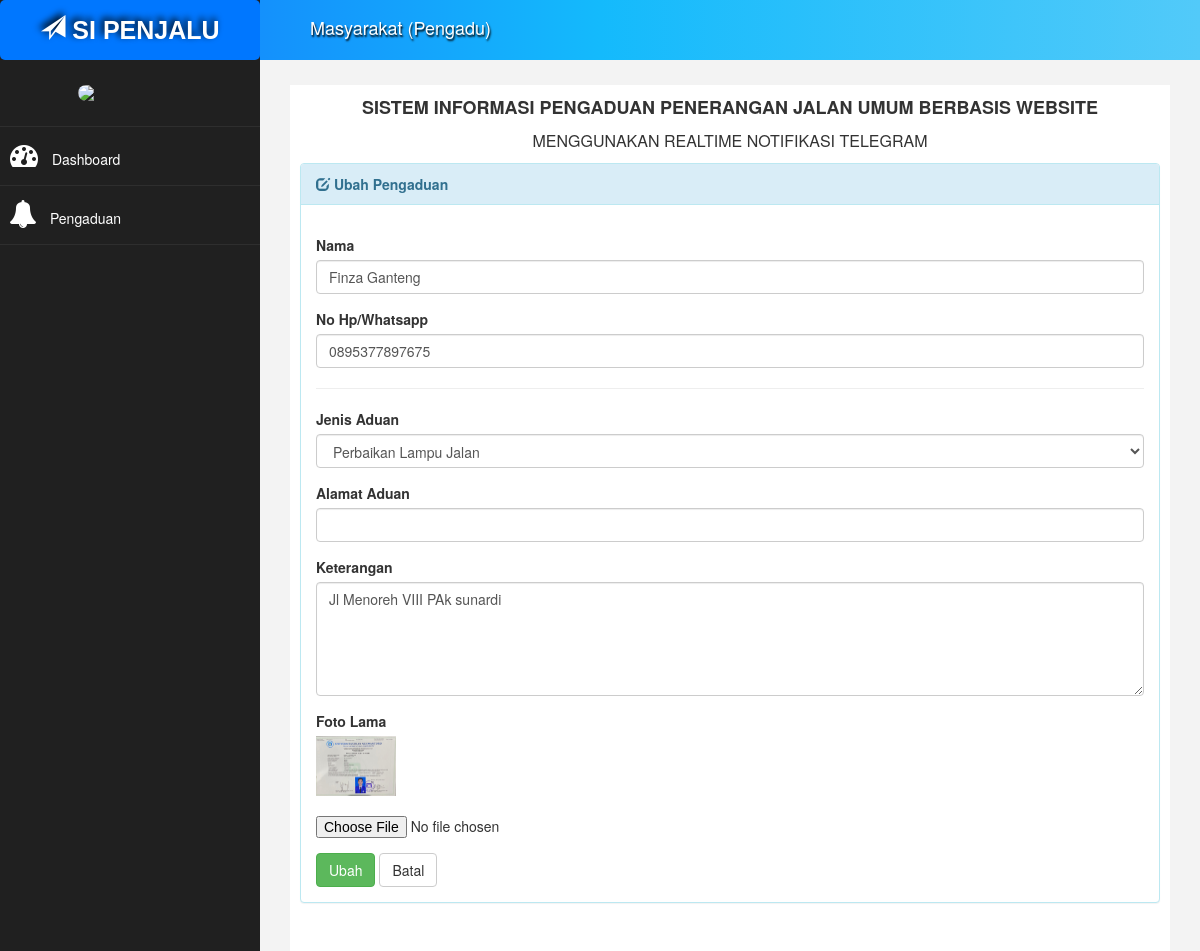
The app's page /index?page=aduan_ubah&kode=71 (signed in) with its own data.
### tables this page shows
CREATE TABLE `tb_pengaduan` (
  `id_pengaduan` int(11) NOT NULL,
  `judul` varchar(100) NOT NULL,
  `no_telpon` varchar(100) NOT NULL,
  `jenis` int(11) NOT NULL,
  `alamat` varchar(100) NOT NULL,
  `keterangan` text NOT NULL,
  `foto` varchar(300) NOT NULL,
  `waktu_aduan` datetime NOT NULL DEFAULT current_timestamp(),
  `status` varchar(20) DEFAULT 'Proses',
  `tanggapan` text DEFAULT NULL,
  `author` varchar(50) NOT NULL,
  `lat` double(10,6) NOT NULL,
  `lng` double(10,6) NOT NULL
);

### pengadu/aduan/adu_ubah.php (the view, shortened to what this page needs)
<?php
if (isset($_GET['kode'])) {
  $sql_cek = "select a.id_pengaduan, a.judul,a.no_telpon, a.foto, a.status,a.alamat, a.keterangan, j.id_jenis, j.jenis
		from tb_pengaduan a join tb_jenis j on a.jenis=j.id_jenis where id_pengaduan='" . $_GET['kode'] . "'";
  $query_cek = mysqli_query($koneksi, $sql_cek);
  $data_cek = mysqli_fetch_array($query_cek, MYSQLI_BOTH);
}
?>
<div class="panel panel-info">
  <div class="panel-heading">
    <i class="glyphicon glyphicon-edit"></i>
    <b>Ubah Pengaduan</b>
  </div>
  <div class="panel-body">
    <div class="row">
      <div class="col-md-12">
        <form method="POST" enctype="multipart/form-data">
          <div class="form-group">
            <label>Nama</label>
            <input class="form-control" name="judul" value="<?php echo $data_cek['judul']; ?>" />
          </div>
          <div class="form-group">
            <label>No Hp/Whatsapp</label>
            <input class="form-control" name="no_telpon" value="<?php echo $data_cek['no_telpon']; ?>" />
          </div>
          <hr>
          <div class="form-group">
            <label>Jenis Aduan</label>
            <select name="jenis" class="form-control">
              <?php
              $query = "select * from tb_jenis";
              $hasil = mysqli_query($koneksi, $query);
              while ($row = mysqli_fetch_array($hasil)) {
              ?>
                <option value="<?php echo $row['id_jenis'] ?>" <?= $data_cek['id_jenis'] == $row['id_jenis'] ? "selected" : null ?>>
                  <?php echo $row['jenis'] ?>
                </option>
              <?php
              }
              ?>
            </select>
          </div>
          <div class="form-group">
            <label>Alamat Aduan</label>
            <input class="form-control" name="alamat" value="<?php echo $data_cek['alamat']; ?>" />
          </div>
          <div class="form-group">
            <label>Keterangan</label>
            <textarea class="form-control" name="keterangan" rows="5" required><?php echo $data_cek['keterangan']; ?></textarea>
          </div>
          <div class="form-group">
            <label>Foto Lama</label>
            <br>
            <img src="foto/<?php echo $data_cek['foto']; ?>" width="80px" />
            <br>
            <br>
            <input type="file" name="foto" />
          </div>
          <div>
            <input type="submit" name="Ubah" value="Ubah" class="btn btn-success">
            <a href="?page=aduan_view" title="Kembali" class="btn btn-default">Batal</a>
          </div>
      </div>
    </div>
  </div>
</div>
</div>

### records on screen
tb_pengaduan: judul "Finza Ganteng", no_telpon "0895377897675", keterangan "Jl Menoreh VIII PAk sunardi", foto (picture)

### other values on screen
$data_nama "Masyarakat"
$data_level "Pengadu"
form field jenis "Perbaikan Lampu Jalan"
